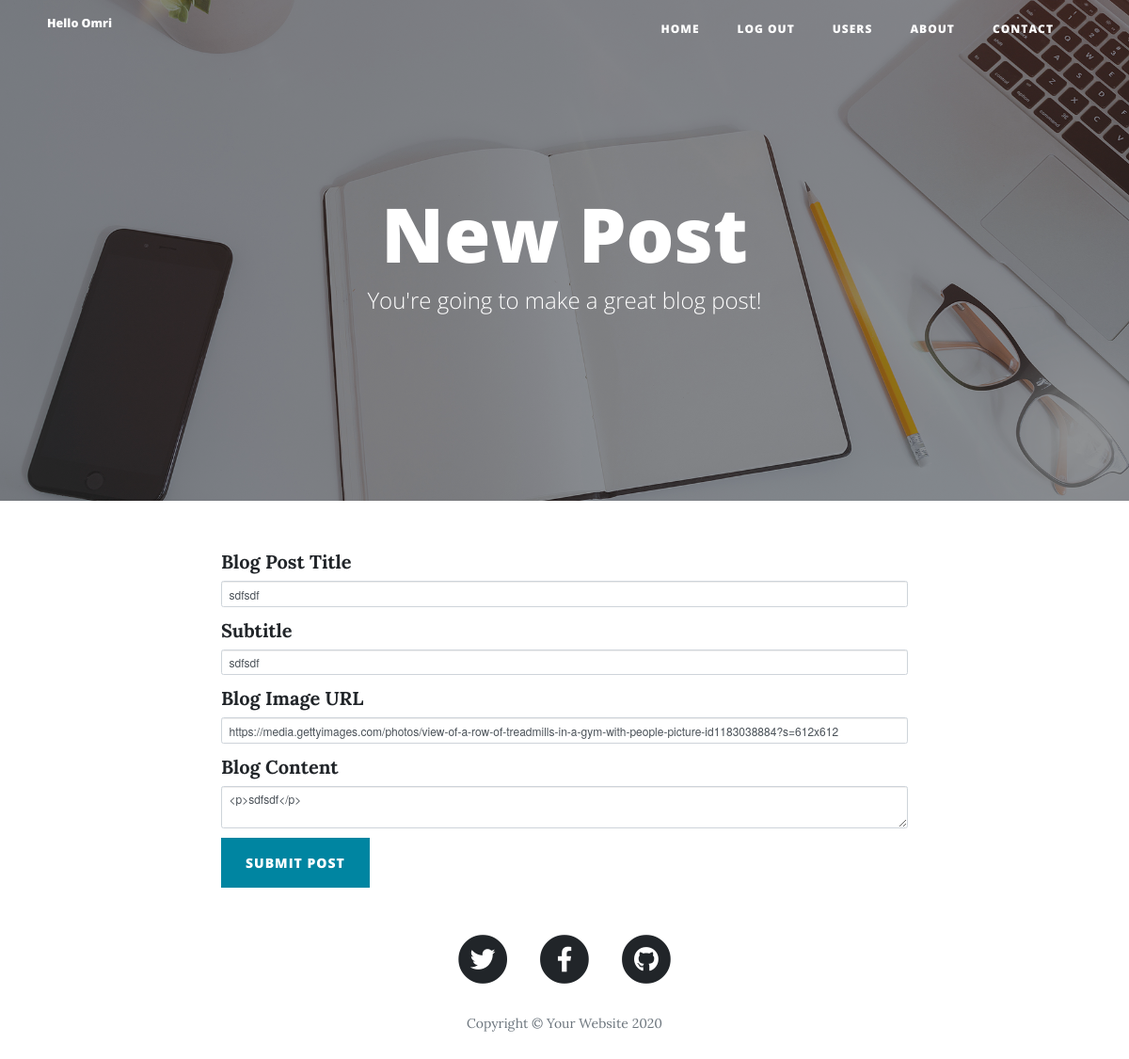
/edit-post/1 (signed in), run on the app's committed database.
### main.py (models this page shows)
class User(UserMixin, db.Model):
    __tablename__ = "users"
    id = db.Column(db.Integer, primary_key=True)
    email = db.Column(db.String(100), unique=True)
    password = db.Column(db.String(100))
    name = db.Column(db.String(100))
    is_admin = db.Column(db.Integer)
    posts = relationship("BlogPost", back_populates="author")
    comments = relationship("Comment", back_populates="comment_author")

class BlogPost(db.Model, Base):
    __tablename__ = "blog_posts"
    id = db.Column(db.Integer, primary_key=True)
    author_id = db.Column(db.Integer, db.ForeignKey("users.id"))
    author = relationship("User", back_populates="posts")
    comments = relationship("Comment", back_populates="parent_post")
    title = db.Column(db.String(250), unique=True, nullable=False)
    subtitle = db.Column(db.String(250), nullable=False)
    date = db.Column(db.String(250), nullable=False)
    body = db.Column(db.Text, nullable=False)
    img_url = db.Column(db.String(250), nullable=False)

### main.py (the view, shortened to what this page needs)
@app.route("/edit-post/<int:post_id>", methods=["GET", "POST"])
@admin_required
def edit_post(post_id):
    post = BlogPost.query.get(post_id)
    edit_form = CreatePostForm(
        title=post.title,
        subtitle=post.subtitle,
        img_url=post.img_url,
        body=post.body
    )
    return render_template("make-post.html", form=edit_form)

### forms.py
class CreatePostForm(FlaskForm):
    title = StringField(label="Blog Post Title", validators=[DataRequired()])
    subtitle = StringField(label="Subtitle", validators=[DataRequired()])
    img_url = StringField(label="Blog Image URL", validators=[DataRequired(), URL()])
    body = CKEditorField(label="Blog Content", validators=[DataRequired()])
    submit = SubmitField(label="Submit Post")

### main.py (called while the page is built)
@login_manager.user_loader
def load_user(user_id):
    return User.query.get(int(user_id))

def admin_required(f):
    @wraps(f)
    def decorated_function(*args, **kwargs):
        if current_user.is_anonymous or current_user.is_admin != 1:
            return abort(403)
        return f(*args, **kwargs)
    return decorated_function

### templates/make-post.html (shortened to what this page needs)
{% extends 'bootstrap/base.html' %}
{% import "bootstrap/wtf.html" as wtf %}
{% block content %}
{% include "header.html" %}
  <header class="masthead" style="background-image: url('{{ url_for('static', filename='img/edit-bg.jpg')}}')">
    <div class="overlay"></div>
    <div class="container">
      <div class="row">
        <div class="col-lg-8 col-md-10 mx-auto">
          <div class="page-heading">
            {% if is_edit: %}
            <h1>Edit Post</h1>
            {% else: %}
            <h1>New Post</h1>
            {% endif %}
            <span class="subheading">You're going to make a great blog post!</span>
          </div>
        </div>
      </div>
    </div>
  </header>
  <div class="container">
    <div class="row">
      <div class="col-lg-8 col-md-10 mx-auto">
        {{ wtf.quick_form(form, novalidate=True, button_map={"submit": "primary"}) }}
      </div>
    </div>
  </div>
{% include "footer.html" %}
{% endblock %}

### templates/header.html (shortened to what this page needs)
<!DOCTYPE html>
<html lang="en">
<head>
  <link href="{{ url_for('static', filename='vendor/bootstrap/css/bootstrap.min.css') }}" rel="stylesheet">
  <link href="{{ url_for('static', filename='vendor/fontawesome-free/css/all.min.css')}}" rel="stylesheet" type="text/css">
  <link href="{{ url_for('static', filename='css/clean-blog.min.css')}}" rel="stylesheet">
</head>
<body>
  <nav class="navbar navbar-expand-lg navbar-light fixed-top" id="mainNav">
    <div class="container">
      {% if not current_user.is_authenticated %}
        <a class="navbar-brand" href="{{url_for('get_all_posts')}}">Omri Pinchasov's Blog</a>
      {% else %}
      <a class="navbar-brand" href="{{url_for('get_all_posts')}}">Hello {{ current_user.name.capitalize() }}</a>
      {% endif %}
      <div class="collapse navbar-collapse" id="navbarResponsive">
        <ul class="navbar-nav ml-auto">
          <li class="nav-item">
            <a class="nav-link" href="{{ url_for('get_all_posts') }}">Home</a>
          </li>
        {% if not current_user.is_authenticated %}
          <li class="nav-item">
            <a class="nav-link" href="{{ url_for('login') }}">Login</a>
          </li>
          <li class="nav-item">
            <a class="nav-link" href="{{ url_for('register') }}">Register</a>
          </li>
        {% else %}
          <li class="nav-item">
            <a class="nav-link" href="{{ url_for('logout') }}">Log Out</a>
          </li>
        {% endif %}
        {% if current_user.is_admin == 1 %}
          <li class="nav-item">
          <a class="nav-link" href="{{ url_for('users') }}">Users</a>
          </li>
        {% endif %}
          <li class="nav-item">
            <a class="nav-link" href="{{ url_for('about') }}">About</a>
          </li>
          <li class="nav-item">
            <a class="nav-link" href="{{ url_for('contact') }}">Contact</a>
          </li>
        </ul>
      </div>
    </div>
  </nav>

### data on the page
User: name "Omri"
BlogPost: title "sdfsdf", subtitle "sdfsdf", img_url "https://media.gettyimages.com/photos/view-of-a-row-of-treadmills-in-a-gym-with-people-picture-id1183038884?s=612x612", body "<p>sdfsdf</p>"
